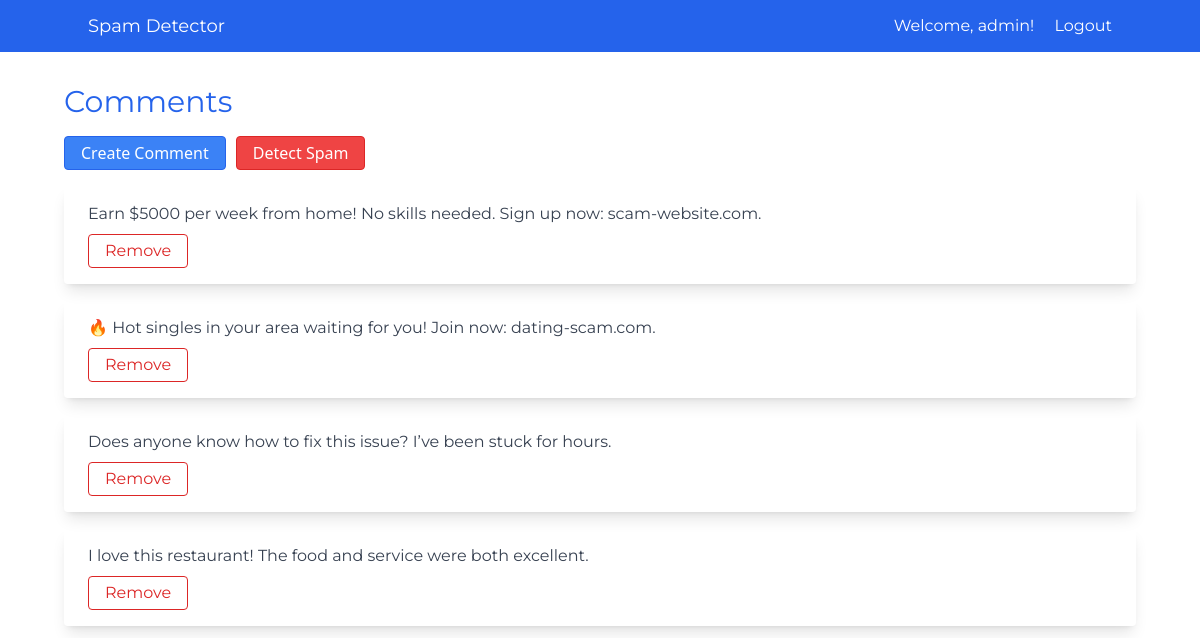
Screenshot of / (signed in) with the database file from the repository.
### spamfilter/models.py (models this page shows)
class Comment(models.Model):
    text=models.TextField()
    user=models.ForeignKey(User,on_delete=models.CASCADE)
    post_time=models.DateTimeField(auto_now_add=True)
    def __str__(self) -> str:
        return self.text

### spamfilter/views.py (the view)
# urls.py: path('',comments,name='comments'),
def comments(request):
    comments=Comment.objects.all()
    context={"comments":comments}
    return render(request,"comments.html",context)

### spamfilter/templates/comments.html (shortened to what this page needs)
{% extends 'base.html' %}
{% block content %}
    <h2 class="text-3xl mb-4 text-blue-600" style="font-family: 'Montserrat', sans-serif;">Comments</h2>
    <div class="button-container">
        <button class="text-white bg-blue-500 border border-blue-600 py-1 px-4 rounded hover:bg-blue-700"
        onclick="handleCreateComment()">
            Create Comment
        </button>
            <button class="text-white bg-red-500 border border-red-600 py-1 px-4 rounded hover:bg-red-700" hx-get="{% url 'check_spam'%}"
            hx-target="#comments" hx-swap="outerHTML">
                Detect Spam
            </button>
    </div>
    <div class="space-y-4 mb-8" style="font-family: 'Montserrat', sans-serif;" id="comments">
        {% for comment in comments %}
        <div class="mx-auto rounded overflow-hidden shadow-lg">
            <div class="px-6 py-4">
              <p class="text-gray-700 text-base">
                {{ comment }}
              </p>
              {% if user.is_staff %}
              <div class="giggle">
              <button class="text-red-600 hover:bg-red-100 border border-red-600 py-1 px-4 mt-2 rounded"
              hx-delete="{% url 'delete_comment' comment.pk %}">
                Remove
            </button>
        </div>
        {% endif %}
            </div>
          </div>
          {% endfor %}
    </div>
{% endblock content %}

### spamfilter/templates/base.html (shortened to what this page needs)
<!DOCTYPE html>
<html lang="en">
<head>
    <script src="https://cdn.tailwindcss.com"></script>
</head>
<body hx-headers='{"X-CSRFToken": "{{ csrf_token }}"}'>
    <nav class="bg-blue-600 p-3" style="font-family: 'Montserrat', sans-serif;">
        <div class="container mx-auto">
            <div class="flex justify-between items-center">
                <a href="{% url 'comments' %}" class="text-white text-lg">Spam Detector</a>
                    <div>
                        {% if user.is_authenticated %}
                            <span class="text-white mr-4">Welcome, {{ user.username }}!</span>
                            <a href="{% url 'logout' %}" class="text-white">Logout</a>
                        {% else %}
                            <a href="{% url 'login' %}" class="text-white px-2">Login</a><span class="text-white">|</span>
                            <a href="{% url 'register' %}" class="text-white px-2">Register</a>
                        {% endif %}
                    </div>
            </div>
        </div>
    </nav>
    <div class="mx-16 mt-8">
        {% block content %}
        {% endblock %}
    </div>
</body>
</html>

### spamfilter/templates/comments.html (style rules this page uses)
.button-container { display: flex; gap: 10px; margin-bottom: 16px; }

### rows the page displays
Comment: text "Earn $5000 per week from home! No skills needed. Sign up now: scam-website.com."
Comment: text "🔥 Hot singles in your area waiting for you! Join now: dating-scam.com."
Comment: text "Does anyone know how to fix this issue? I’ve been stuck for hours."
Comment: text "I love this restaurant! The food and service were both excellent."

### other values shown
{{ user.username }} "admin"
